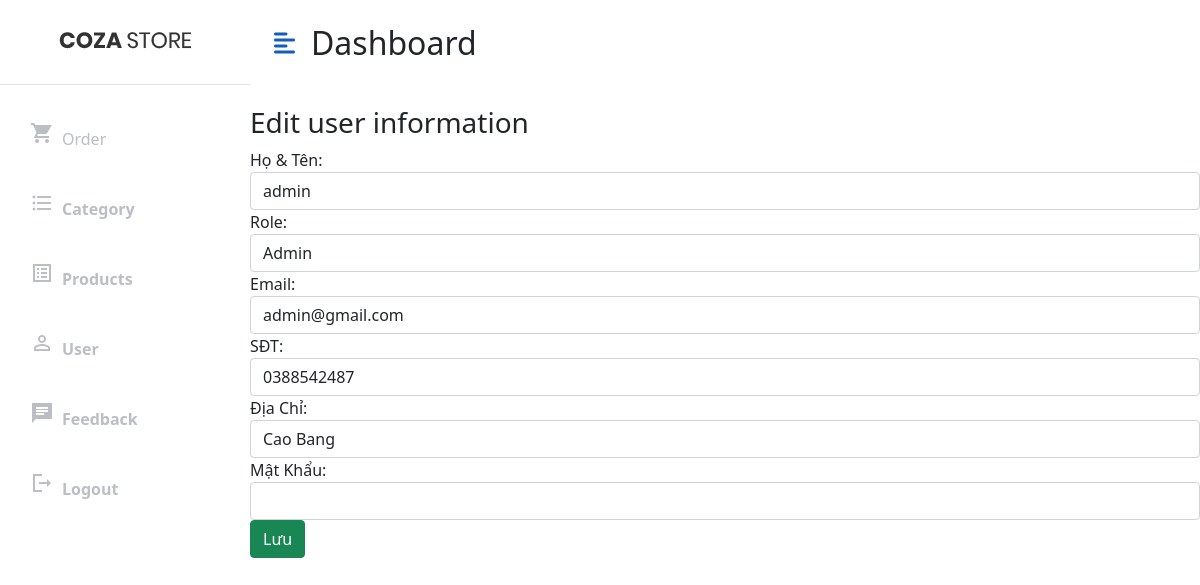
The app's page /UserAdmin/ViewEdit/46 (signed in) with its own data.
### tables this page shows
CREATE TABLE `user` (
  `id` int(11) NOT NULL,
  `fullname` varchar(50) DEFAULT NULL,
  `email` varchar(150) DEFAULT NULL,
  `phone` varchar(20) DEFAULT NULL,
  `address` varchar(200) DEFAULT NULL,
  `password` varchar(32) DEFAULT NULL,
  `role_id` int(11) DEFAULT NULL,
  `deleted` int(11) NOT NULL,
  `avatar` varchar(255) DEFAULT 'https://cdn.pixabay.com/photo/2016/08/08/09/17/avatar-1577909_960_720.png'
);

### mvc/core/Controller.php (called while the page is built, shortened)
<?php
class Controller{
    public function view($view, $data=[]){
        require_once "mvc/views/". $view .".php";
    }
}
?>

### mvc/controllers/UserAdmin.php (called while the page is built, shortened)
<?php
class UserAdmin extends Controller
{
    public $userModel;
    public function __construct()
    {
        $this->userModel = $this->model("UserAdminModel");
    }
    public function ViewEdit($id)
    {
        $userItem = $this->userModel->selectUser($id);
        $role = $this->userModel->getRole();
        $this->view("user/updateUser", [
            "userItem" => $userItem,
            "role" => $role
        ]);
    }
}

### mvc/core/App.php (called while the page is built, shortened)
<?php
class App
{
    protected $action = "GetPage";
    function __construct()
    {
        $arr = $this->UrlProcess();
        if (file_exists("./mvc/controllers/" . $arr[0] . ".php")) {
            unset($arr[0]);
        }
        $this->controller = new $this->controller;
        if (isset($arr[1])) {
            if (method_exists($this->controller, $arr[1])) {
                $this->action = $arr[1];
            }
            unset($arr[1]);
        }
        $this->params = $arr ? array_values($arr) : [];
        call_user_func_array([$this->controller, $this->action], $this->params);
    }
    function UrlProcess()
    {
        if (isset($_GET["url"])) {
            return explode("/", filter_var(trim($_GET["url"], "/")));
        }
    }
}

### index.php (called while the page is built, shortened)
<?php
$myApp = new App();
?>

### mvc/core/DB.php (called while the page is built, shortened)
<?php
class DB
{
    function executeResult($sql, $isSingle = false)
    {
        $data = null;
        $conn = mysqli_connect(HOST, USERNAME, PASSWORD, DATABASE,8111);
        mysqli_set_charset($conn, 'utf8');
        $resultset = mysqli_query($conn, $sql);
        if ($resultset) {
            if ($isSingle) {
                $data = mysqli_fetch_array($resultset, 1);
            } else {
                $data = [];
                while (($row = mysqli_fetch_array($resultset, 1)) != null) {
                    $data[] = $row;
                }
            }
        }
        return $data;
    }
}

### mvc/models/UserAdminModel.php (called while the page is built, shortened)
<?php
class UserAdminModel extends DB
{
    public function selectUser($id)
    {
        $sql = "select * from user where id = '$id'";
        $userItem = $this->executeResult($sql, true);
        return $userItem;
    }
    public function getRole()
    {
        $sql = "select * from role";
        $role = $this->executeResult($sql);
        return $role;
    }
}

### mvc/views/user/updateUser.php (the view, shortened to what this page needs)
<?php
require_once('mvc/views/blocks/header_admin.php');
?>
<div class="row" style="margin-top: 20px;">
	<div class="col-md-12 table-responsive">
		<h3>Edit user information</h3>
		<div class="panel panel-primary">
			<div class="panel-body">
				<form method="post" action="http://localhost/style-shop-2022/UserAdmin/PostEdit/">
					<div class="form-group">
						<label for="usr">Họ & Tên:</label>
						<input required="true" type="text" class="form-control" id="usr" name="fullname" value="<?= $data["userItem"]["fullname"] ?>">
					</div>
					<div class="form-group">
						<label for="usr">Role:</label>
						<select class="form-control" name="role_id" id="role_id" required="true">
							<?php
							$countRole = count($data["role"]);
							for ($i = 0; $i < $countRole; $i++) {
								if ($data["userItem"]['role_id'] == $data["role"][$i]["id"]) {
									echo '<option selected value="' . $data["role"][$i]['id'] . '">' . $data["role"][$i]['name'] . '</option>';
								} else {
									echo '<option value="' . $data["role"][$i]['id'] . '">' . $data["role"][$i]['name'] . '</option>';
								}
							}
							?>
						</select>
					</div>
					<div class="form-group">
						<label for="email">Email:</label>
						<input required="true" type="email" class="form-control" id="email" name="email" value="<?= $data["userItem"]["email"] ?>">
					</div>
					<div class="form-group">
						<label for="phone">SĐT:</label>
						<input required="true" type="tel" class="form-control" id="phone" name="phone" value="<?= $data["userItem"]["phone"] ?>">
					</div>
					<div class="form-group">
						<label for="address">Địa Chỉ:</label>
						<input required="true" type="text" class="form-control" id="address" name="address" value="<?= $data["userItem"]["address"] ?>">
					</div>
					<div class="form-group">
						<label for="pwd">Mật Khẩu:</label>
						<input type="password" class="form-control" id="pwd" name="password" minlength="6">
					</div>
					<button class="btn btn-success">Lưu</button>
				</form>
			</div>
		</div>
	</div>
</div>
<?php
require_once('mvc/views/blocks/footer_admin.php');
?>

### public/css/admin_style.css (style rules this page uses)
:root { --main-bg-color: #7380ec; --main-text-color: #135db7; --second-text-color: #bbbec5; --second-bg-color: #c1efde; }

### records on screen
user: fullname "admin", email "admin@gmail.com", phone "0388542487", address "Cao Bang"

### other values on screen
form field role_id "Admin"
